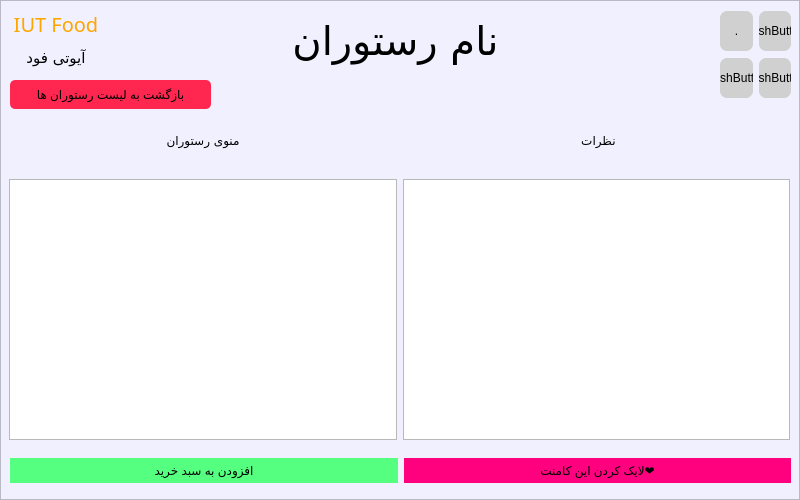
<?xml version="1.0" encoding="UTF-8"?>
<ui version="4.0">
 <class>Restaurantpage</class>
 <widget class="QWidget" name="Restaurantpage">
  <property name="geometry">
   <rect>
    <x>0</x>
    <y>0</y>
    <width>800</width>
    <height>500</height>
   </rect>
  </property>
  <property name="windowTitle">
   <string>Form</string>
  </property>
  <property name="styleSheet">
   <string notr="true"/>
  </property>
  <widget class="QWidget" name="verticalLayoutWidget_2">
   <property name="geometry">
    <rect>
     <x>10</x>
     <y>10</y>
     <width>92</width>
     <height>61</height>
    </rect>
   </property>
   <layout class="QVBoxLayout" name="verticalLayout_2">
    <item>
     <widget class="QLabel" name="label">
      <property name="styleSheet">
       <string notr="true">color:orange;
font-family:Rokh;
border-radius:10px;
font-size:20px;
text-align:center;
padding:0px;</string>
      </property>
      <property name="text">
       <string>IUT Food</string>
      </property>
      <property name="alignment">
       <set>Qt::AlignmentFlag::AlignCenter</set>
      </property>
     </widget>
    </item>
    <item>
     <widget class="QLabel" name="label_2">
      <property name="styleSheet">
       <string notr="true">color:black;
font-family:Rokh;
border-radius:10px;
font-size:15px;

padding:0px;</string>
      </property>
      <property name="text">
       <string>آیوتی فود</string>
      </property>
      <property name="alignment">
       <set>Qt::AlignmentFlag::AlignCenter</set>
      </property>
     </widget>
    </item>
   </layout>
  </widget>
  <widget class="QWidget" name="gridLayoutWidget">
   <property name="geometry">
    <rect>
     <x>720</x>
     <y>10</y>
     <width>71</width>
     <height>89</height>
    </rect>
   </property>
   <layout class="QGridLayout" name="gridLayout">
    <item row="0" column="0">
     <widget class="QPushButton" name="panelbtn">
      <property name="cursor">
       <cursorShape>PointingHandCursor</cursorShape>
      </property>
      <property name="styleSheet">
       <string notr="true">background-color: rgb(208, 208, 208);
border:0px solid;
padding:0;
width:20px;
height:40px;
border-radius:7px;</string>
      </property>
      <property name="text">
       <string>.</string>
      </property>
     </widget>
    </item>
    <item row="1" column="0">
     <widget class="QPushButton" name="historybtn">
      <property name="cursor">
       <cursorShape>PointingHandCursor</cursorShape>
      </property>
      <property name="styleSheet">
       <string notr="true">background-color: rgb(208, 208, 208);
border:0px solid;
padding:0;
width:20px;
height:40px;
border-radius:7px;</string>
      </property>
      <property name="text">
       <string>PushButton</string>
      </property>
     </widget>
    </item>
    <item row="0" column="1">
     <widget class="QPushButton" name="cartbtn">
      <property name="cursor">
       <cursorShape>PointingHandCursor</cursorShape>
      </property>
      <property name="styleSheet">
       <string notr="true">background-color: rgb(208, 208, 208);
border:0px solid;
padding:0;
width:20px;
height:40px;
border-radius:7px;</string>
      </property>
      <property name="text">
       <string>PushButton</string>
      </property>
     </widget>
    </item>
    <item row="1" column="1">
     <widget class="QPushButton" name="orderbtn">
      <property name="cursor">
       <cursorShape>PointingHandCursor</cursorShape>
      </property>
      <property name="styleSheet">
       <string notr="true">background-color: rgb(208, 208, 208);
border:0px solid;
padding:0;
width:20px;
height:40px;
border-radius:7px;</string>
      </property>
      <property name="text">
       <string>PushButton</string>
      </property>
     </widget>
    </item>
   </layout>
  </widget>
  <widget class="QLabel" name="label_3">
   <property name="geometry">
    <rect>
     <x>220</x>
     <y>15</y>
     <width>351</width>
     <height>51</height>
    </rect>
   </property>
   <property name="styleSheet">
    <string notr="true">color:black;
font-family:Rokh;
border-radius:10px;
font-size:40px;

padding:0px;</string>
   </property>
   <property name="text">
    <string>نام رستوران</string>
   </property>
   <property name="alignment">
    <set>Qt::AlignmentFlag::AlignCenter</set>
   </property>
  </widget>
  <widget class="QWidget" name="horizontalLayoutWidget">
   <property name="geometry">
    <rect>
     <x>9</x>
     <y>179</y>
     <width>781</width>
     <height>261</height>
    </rect>
   </property>
   <layout class="QHBoxLayout" name="horizontalLayout">
    <item>
     <widget class="QTableView" name="foodstable">
      <property name="cursor" stdset="0">
       <cursorShape>PointingHandCursor</cursorShape>
      </property>
      <property name="layoutDirection">
       <enum>Qt::LayoutDirection::RightToLeft</enum>
      </property>
      <property name="styleSheet">
       <string notr="true">font: 300 9pt &quot;IRANYekan&quot;;</string>
      </property>
      <property name="locale">
       <locale language="Persian" country="Iran"/>
      </property>
      <property name="textElideMode">
       <enum>Qt::TextElideMode::ElideLeft</enum>
      </property>
     </widget>
    </item>
    <item>
     <widget class="QTableView" name="commenttable">
      <property name="styleSheet">
       <string notr="true">font: 300 9pt &quot;IRANYekan&quot;;</string>
      </property>
     </widget>
    </item>
   </layout>
  </widget>
  <widget class="QWidget" name="horizontalLayoutWidget_2">
   <property name="geometry">
    <rect>
     <x>9</x>
     <y>110</y>
     <width>781</width>
     <height>61</height>
    </rect>
   </property>
   <layout class="QHBoxLayout" name="horizontalLayout_2">
    <item>
     <widget class="QLabel" name="label_5">
      <property name="styleSheet">
       <string notr="true">color:black;
font-family:iranyekan;
border-radius:10px;


padding:0px;
font: 900 30px &quot;IRANYekan&quot;;</string>
      </property>
      <property name="text">
       <string>منوی رستوران</string>
      </property>
      <property name="alignment">
       <set>Qt::AlignmentFlag::AlignCenter</set>
      </property>
     </widget>
    </item>
    <item>
     <widget class="QLabel" name="label_4">
      <property name="styleSheet">
       <string notr="true">color:black;
font-family:iranyekan;
border-radius:10px;


padding:0px;
font: 900 30px &quot;IRANYekan&quot;;</string>
      </property>
      <property name="text">
       <string>نظرات </string>
      </property>
      <property name="alignment">
       <set>Qt::AlignmentFlag::AlignCenter</set>
      </property>
     </widget>
    </item>
   </layout>
  </widget>
  <widget class="QWidget" name="horizontalLayoutWidget_3">
   <property name="geometry">
    <rect>
     <x>10</x>
     <y>450</y>
     <width>781</width>
     <height>42</height>
    </rect>
   </property>
   <layout class="QHBoxLayout" name="horizontalLayout_3">
    <item>
     <widget class="QPushButton" name="addtocartbtn">
      <property name="cursor">
       <cursorShape>PointingHandCursor</cursorShape>
      </property>
      <property name="styleSheet">
       <string notr="true">background-color: rgb(85, 255, 127);
border:0px;
color:black;
padding:5px;

font: 700 9pt &quot;IRANYekan&quot;;</string>
      </property>
      <property name="text">
       <string>افزودن به سبد خرید</string>
      </property>
     </widget>
    </item>
    <item>
     <widget class="QPushButton" name="likebtn">
      <property name="cursor">
       <cursorShape>PointingHandCursor</cursorShape>
      </property>
      <property name="styleSheet">
       <string notr="true">background-color: rgb(255, 0, 127);
border:0px;
color:black;
padding:5px;

font: 700 9pt &quot;IRANYekan&quot;;</string>
      </property>
      <property name="text">
       <string>لایک کردن این کامنت❤️</string>
      </property>
     </widget>
    </item>
   </layout>
  </widget>
  <widget class="QPushButton" name="backbtn">
   <property name="geometry">
    <rect>
     <x>10</x>
     <y>80</y>
     <width>201</width>
     <height>29</height>
    </rect>
   </property>
   <property name="cursor">
    <cursorShape>PointingHandCursor</cursorShape>
   </property>
   <property name="styleSheet">
    <string notr="true">padding:2px;

background-color: rgb(255, 39, 79);
border:0px solid;
color:black;
font: 900 9pt &quot;IRANYekanFN&quot;;
border-radius:5px;</string>
   </property>
   <property name="text">
    <string>بازگشت به لیست رستوران ها</string>
   </property>
  </widget>
  <widget class="QFrame" name="frame">
   <property name="geometry">
    <rect>
     <x>0</x>
     <y>0</y>
     <width>800</width>
     <height>500</height>
    </rect>
   </property>
   <property name="styleSheet">
    <string notr="true">background-color: rgb(240, 240, 255);

border-color: rgb(255, 255, 255);</string>
   </property>
   <property name="frameShape">
    <enum>QFrame::Shape::StyledPanel</enum>
   </property>
   <property name="frameShadow">
    <enum>QFrame::Shadow::Raised</enum>
   </property>
  </widget>
  <zorder>frame</zorder>
  <zorder>verticalLayoutWidget_2</zorder>
  <zorder>gridLayoutWidget</zorder>
  <zorder>label_3</zorder>
  <zorder>horizontalLayoutWidget</zorder>
  <zorder>horizontalLayoutWidget_2</zorder>
  <zorder>horizontalLayoutWidget_3</zorder>
  <zorder>backbtn</zorder>
 </widget>
 <resources/>
 <connections/>
</ui>
